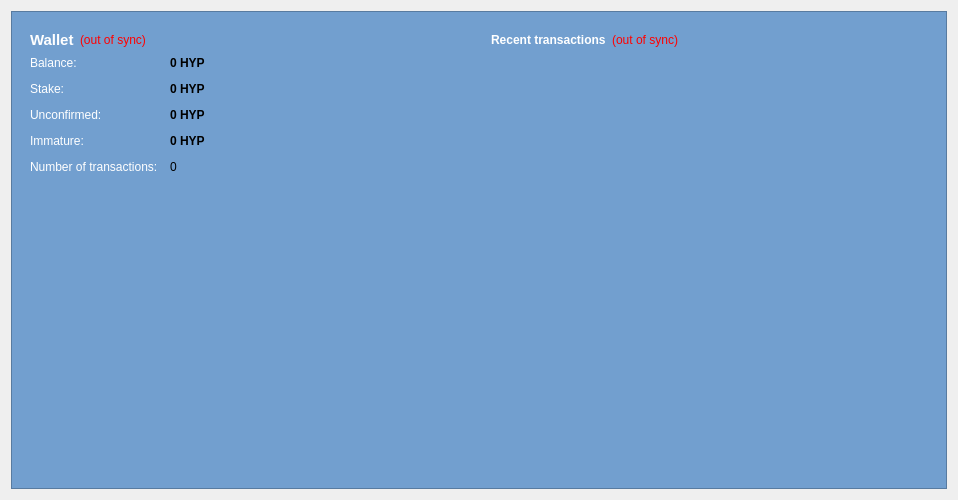
<?xml version="1.0" encoding="UTF-8"?>
<ui version="4.0">
 <class>OverviewPage</class>
 <widget class="QWidget" name="OverviewPage">
  <property name="geometry">
   <rect>
    <x>0</x>
    <y>0</y>
    <width>958</width>
    <height>500</height>
   </rect>
  </property>
  <property name="windowTitle">
   <string>Form</string>
  </property>
  <property name="autoFillBackground">
   <bool>false</bool>
  </property>
  <layout class="QGridLayout" name="gridLayout_2">
   <item row="0" column="0">
    <widget class="QFrame" name="frame_3">
     <property name="styleSheet">
      <string notr="true">background-color: rgb(114, 159, 207);</string>
     </property>
     <property name="frameShape">
      <enum>QFrame::StyledPanel</enum>
     </property>
     <property name="frameShadow">
      <enum>QFrame::Raised</enum>
     </property>
     <layout class="QGridLayout" name="gridLayout">
      <item row="0" column="0">
       <layout class="QVBoxLayout" name="verticalLayout_2">
        <item>
         <widget class="QFrame" name="frame">
          <property name="frameShape">
           <enum>QFrame::NoFrame</enum>
          </property>
          <property name="frameShadow">
           <enum>QFrame::Plain</enum>
          </property>
          <property name="lineWidth">
           <number>0</number>
          </property>
          <layout class="QVBoxLayout" name="verticalLayout_4">
           <item>
            <layout class="QHBoxLayout" name="horizontalLayout_4">
             <item>
              <widget class="QLabel" name="label_5">
               <property name="font">
                <font>
                 <pointsize>11</pointsize>
                 <weight>75</weight>
                 <bold>true</bold>
                </font>
               </property>
               <property name="styleSheet">
                <string notr="true">color: rgb(255, 255, 255);
</string>
               </property>
               <property name="text">
                <string>Wallet</string>
               </property>
              </widget>
             </item>
             <item>
              <widget class="QLabel" name="labelWalletStatus">
               <property name="toolTip">
                <string>The displayed information may be out of date. Your wallet automatically synchronizes with the HyperStake network after a connection is established, but this process has not completed yet.</string>
               </property>
               <property name="styleSheet">
                <string notr="true">QLabel { color: red; }</string>
               </property>
               <property name="text">
                <string notr="true">(out of sync)</string>
               </property>
               <property name="alignment">
                <set>Qt::AlignLeading|Qt::AlignLeft|Qt::AlignVCenter</set>
               </property>
              </widget>
             </item>
             <item>
              <spacer name="horizontalSpacer_2">
               <property name="orientation">
                <enum>Qt::Horizontal</enum>
               </property>
               <property name="sizeHint" stdset="0">
                <size>
                 <width>40</width>
                 <height>20</height>
                </size>
               </property>
              </spacer>
             </item>
            </layout>
           </item>
           <item>
            <layout class="QFormLayout" name="formLayout_2">
             <property name="fieldGrowthPolicy">
              <enum>QFormLayout::AllNonFixedFieldsGrow</enum>
             </property>
             <property name="horizontalSpacing">
              <number>12</number>
             </property>
             <property name="verticalSpacing">
              <number>12</number>
             </property>
             <item row="0" column="0">
              <widget class="QLabel" name="label">
               <property name="styleSheet">
                <string notr="true">color: rgb(255, 255, 255);</string>
               </property>
               <property name="text">
                <string>Balance:</string>
               </property>
              </widget>
             </item>
             <item row="0" column="1">
              <widget class="QLabel" name="labelBalance">
               <property name="font">
                <font>
                 <weight>75</weight>
                 <bold>true</bold>
                </font>
               </property>
               <property name="cursor">
                <cursorShape>IBeamCursor</cursorShape>
               </property>
               <property name="toolTip">
                <string>Your current balance</string>
               </property>
               <property name="text">
                <string notr="true">0 HYP</string>
               </property>
               <property name="textInteractionFlags">
                <set>Qt::LinksAccessibleByMouse|Qt::TextSelectableByKeyboard|Qt::TextSelectableByMouse</set>
               </property>
              </widget>
             </item>
             <item row="1" column="0">
              <widget class="QLabel" name="label_6">
               <property name="styleSheet">
                <string notr="true">color: rgb(255, 255, 255);</string>
               </property>
               <property name="text">
                <string>Stake:</string>
               </property>
              </widget>
             </item>
             <item row="1" column="1">
              <widget class="QLabel" name="labelStake">
               <property name="font">
                <font>
                 <weight>75</weight>
                 <bold>true</bold>
                </font>
               </property>
               <property name="cursor">
                <cursorShape>IBeamCursor</cursorShape>
               </property>
               <property name="toolTip">
                <string>Total of coins that was staked, and do not yet count toward the current balance</string>
               </property>
               <property name="text">
                <string notr="true">0 HYP</string>
               </property>
               <property name="textInteractionFlags">
                <set>Qt::LinksAccessibleByMouse|Qt::TextSelectableByKeyboard|Qt::TextSelectableByMouse</set>
               </property>
              </widget>
             </item>
             <item row="2" column="0">
              <widget class="QLabel" name="label_3">
               <property name="styleSheet">
                <string notr="true">color: rgb(255, 255, 255);</string>
               </property>
               <property name="text">
                <string>Unconfirmed:</string>
               </property>
              </widget>
             </item>
             <item row="2" column="1">
              <widget class="QLabel" name="labelUnconfirmed">
               <property name="font">
                <font>
                 <weight>75</weight>
                 <bold>true</bold>
                </font>
               </property>
               <property name="cursor">
                <cursorShape>IBeamCursor</cursorShape>
               </property>
               <property name="toolTip">
                <string>Total of transactions that have yet to be confirmed, and do not yet count toward the current balance</string>
               </property>
               <property name="text">
                <string notr="true">0 HYP</string>
               </property>
               <property name="textInteractionFlags">
                <set>Qt::LinksAccessibleByMouse|Qt::TextSelectableByKeyboard|Qt::TextSelectableByMouse</set>
               </property>
              </widget>
             </item>
             <item row="3" column="0">
              <widget class="QLabel" name="labelImmatureText">
               <property name="styleSheet">
                <string notr="true">color: rgb(255, 255, 255);</string>
               </property>
               <property name="text">
                <string>Immature:</string>
               </property>
              </widget>
             </item>
             <item row="3" column="1">
              <widget class="QLabel" name="labelImmature">
               <property name="font">
                <font>
                 <weight>75</weight>
                 <bold>true</bold>
                </font>
               </property>
               <property name="toolTip">
                <string>Mined balance that has not yet matured</string>
               </property>
               <property name="text">
                <string notr="true">0 HYP</string>
               </property>
               <property name="textInteractionFlags">
                <set>Qt::LinksAccessibleByMouse|Qt::TextSelectableByKeyboard|Qt::TextSelectableByMouse</set>
               </property>
              </widget>
             </item>
             <item row="4" column="0">
              <widget class="QLabel" name="label_2">
               <property name="styleSheet">
                <string notr="true">color: rgb(255, 255, 255);</string>
               </property>
               <property name="text">
                <string>Number of transactions:</string>
               </property>
              </widget>
             </item>
             <item row="4" column="1">
              <widget class="QLabel" name="labelNumTransactions">
               <property name="toolTip">
                <string>Total number of transactions in wallet</string>
               </property>
               <property name="text">
                <string notr="true">0</string>
               </property>
              </widget>
             </item>
            </layout>
           </item>
          </layout>
         </widget>
        </item>
        <item>
         <spacer name="verticalSpacer">
          <property name="orientation">
           <enum>Qt::Vertical</enum>
          </property>
          <property name="sizeHint" stdset="0">
           <size>
            <width>20</width>
            <height>40</height>
           </size>
          </property>
         </spacer>
        </item>
        <item>
         <widget class="QLabel" name="coinLogo">
          <property name="text">
           <string/>
          </property>
          <property name="pixmap">
           <pixmap resource="../bitcoin.qrc">:/images/backg</pixmap>
          </property>
          <property name="scaledContents">
           <bool>false</bool>
          </property>
          <property name="alignment">
           <set>Qt::AlignCenter</set>
          </property>
          <property name="margin">
           <number>-2</number>
          </property>
         </widget>
        </item>
       </layout>
      </item>
      <item row="0" column="1">
       <layout class="QVBoxLayout" name="verticalLayout_3">
        <item>
         <widget class="QFrame" name="frame_2">
          <property name="frameShape">
           <enum>QFrame::NoFrame</enum>
          </property>
          <property name="frameShadow">
           <enum>QFrame::Plain</enum>
          </property>
          <property name="lineWidth">
           <number>0</number>
          </property>
          <layout class="QVBoxLayout" name="verticalLayout">
           <item>
            <layout class="QHBoxLayout" name="horizontalLayout_2">
             <item>
              <widget class="QLabel" name="label_4">
               <property name="styleSheet">
                <string notr="true">color: rgb(255, 255, 255);</string>
               </property>
               <property name="text">
                <string>&lt;b&gt;Recent transactions&lt;/b&gt;</string>
               </property>
              </widget>
             </item>
             <item>
              <widget class="QLabel" name="labelTransactionsStatus">
               <property name="toolTip">
                <string>The displayed information may be out of date. Your wallet automatically synchronizes with the HyperStake network after a connection is established, but this process has not completed yet.</string>
               </property>
               <property name="styleSheet">
                <string notr="true">QLabel { color: red; }</string>
               </property>
               <property name="text">
                <string notr="true">(out of sync)</string>
               </property>
               <property name="alignment">
                <set>Qt::AlignRight|Qt::AlignTrailing|Qt::AlignVCenter</set>
               </property>
              </widget>
             </item>
             <item>
              <spacer name="horizontalSpacer">
               <property name="orientation">
                <enum>Qt::Horizontal</enum>
               </property>
               <property name="sizeHint" stdset="0">
                <size>
                 <width>40</width>
                 <height>20</height>
                </size>
               </property>
              </spacer>
             </item>
            </layout>
           </item>
           <item>
            <widget class="QListView" name="listTransactions">
             <property name="styleSheet">
              <string notr="true">QListView { background: transparent; }</string>
             </property>
             <property name="frameShape">
              <enum>QFrame::NoFrame</enum>
             </property>
             <property name="verticalScrollBarPolicy">
              <enum>Qt::ScrollBarAlwaysOff</enum>
             </property>
             <property name="horizontalScrollBarPolicy">
              <enum>Qt::ScrollBarAlwaysOff</enum>
             </property>
             <property name="selectionMode">
              <enum>QAbstractItemView::NoSelection</enum>
             </property>
            </widget>
           </item>
          </layout>
         </widget>
        </item>
        <item>
         <spacer name="verticalSpacer_2">
          <property name="orientation">
           <enum>Qt::Vertical</enum>
          </property>
          <property name="sizeHint" stdset="0">
           <size>
            <width>20</width>
            <height>40</height>
           </size>
          </property>
         </spacer>
        </item>
       </layout>
      </item>
     </layout>
    </widget>
   </item>
  </layout>
 </widget>
 <resources>
  <include location="../bitcoin.qrc"/>
 </resources>
 <connections/>
</ui>
